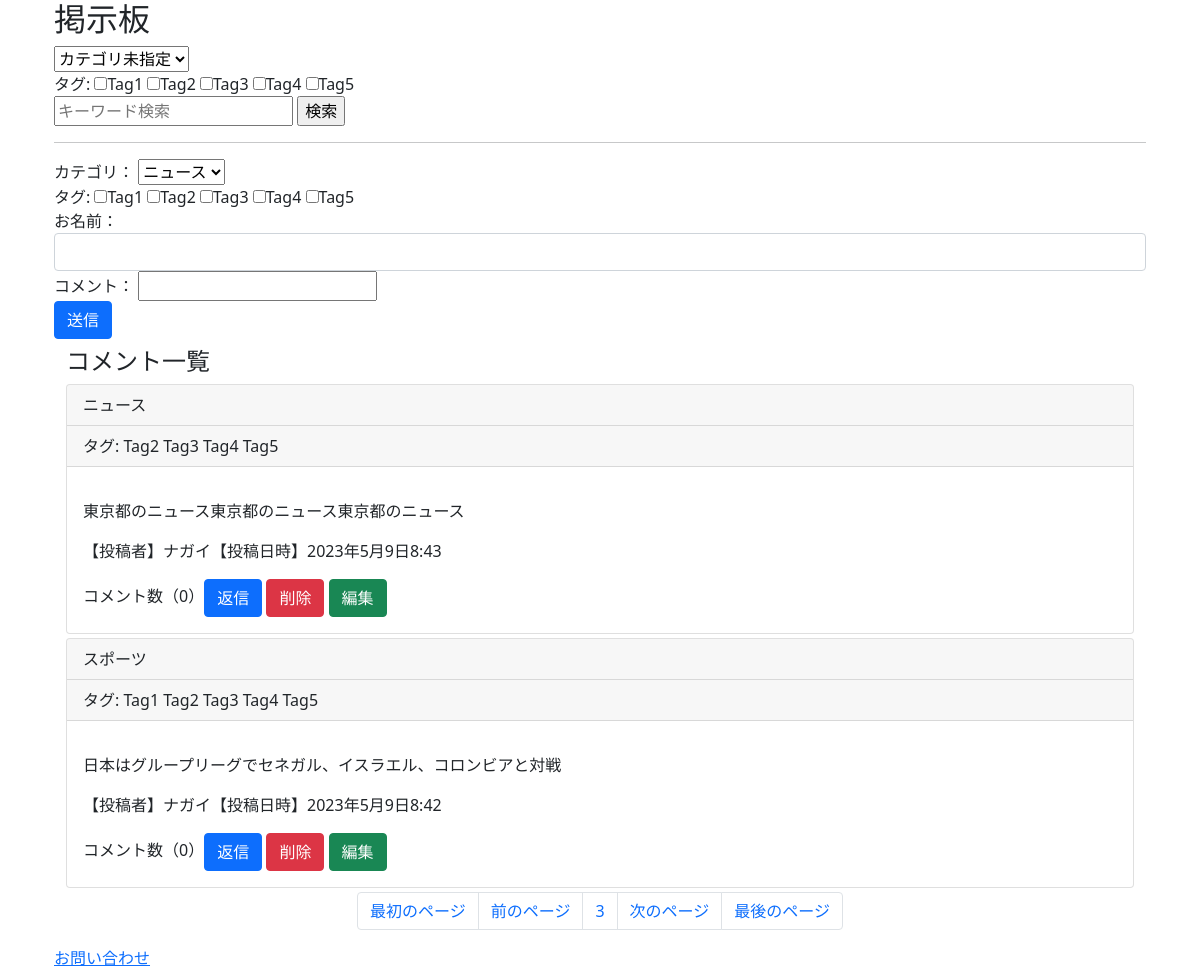
/?page=3, run on the app's committed database.
### bbs/models.py (models this page shows, shortened)
class Tag(models.Model):
    name = models.CharField(verbose_name='タグ名', max_length=20)

class Topic(models.Model):
    category = models.ForeignKey(Category, verbose_name='カテゴリ', on_delete=models.CASCADE, null=True, blank=True)
    tag = models.ManyToManyField(Tag, verbose_name='タグ', blank=True)
    comment = models.TextField(verbose_name='コメント')
    name = models.CharField(verbose_name="名前", max_length=20, default="匿名")
    created_at = models.DateTimeField(auto_now_add=True)
    def reply_amount(self):
        return Reply.objects.filter(target=self.id).count()

class Category(models.Model):
    name = models.CharField(verbose_name='カテゴリ名', max_length=20)
    def str_id(self):
        return str(self.id)
    def topic_amount(self):
        return Topic.objects.filter(category=self.id).count()
    class Meta:
        verbose_name_plural = 'Categories'

### bbs/views.py (the view, shortened to what this page needs)
class IndexView(View):
    def get(self, request, *args, **kwargs):
        query = Q()
        if 'search' in request.GET:
            words = request.GET['search'].replace(' ', '　').replace('、', '　').replace(',', '　').split('　')
            for word in words:
                if word == '':
                    continue
                query &= Q(comment__icontains=word)
        form = TopicCategoryForm(request.GET)
        if form.is_valid():
            cleaned = form.clean()  # fieldsで指定したフィールドを全て型変換{'category': Categoryのオブジェクト}
            if cleaned['category']:  # if文がないとカテゴリ未指定のデータだけ出てくる
                query &= Q(category=cleaned['category'])
        topics = Topic.objects.filter(query).order_by('-created_at')
        form = TopicTagForm(request.GET)
        if form.is_valid():
            cleaned = form.clean()
            selected_tags = cleaned['tag']
            for tag in selected_tags:
                new_topics = []
                for topic in topics:
                    if tag in topic.tag.all():
                        new_topics.append(topic)
                topics = new_topics
        paginator = Paginator(topics, 2)
        if 'page' in request.GET:
            topics = paginator.get_page(request.GET['page'])
        else:
            topics = paginator.get_page(1)
        categories = Category.objects.all()
        tags = Tag.objects.all()
        form = TopicForm
        context = {'topics': topics, 'categories': categories, 'tags': tags, 'form': form}
        return render(request, 'bbs/index.html', context)

### bbs/templatetags/param_change.py (called while the page is built)
@register.simple_tag()
def url_replace(request, key, value):
    copied = request.GET.copy()
    copied[key] = value
    return copied.urlencode()

### templates/bbs/index.html (shortened to what this page needs)
{% load param_change %}
<!DOCTYPE html>
<html lang="ja">
<head>
    <link href="https://cdn.jsdelivr.net/npm/bootstrap@5.0.2/dist/css/bootstrap.min.css" rel="stylesheet">
</head>
<body>
    <main class="container">
        <div class="container">
            <h2>掲示板</h2>
            <form method="get">
                <select name="category">
                    <option value="">カテゴリ未指定</option>
                </select>
                <div>
                    タグ:
                    {% for tag in tags %}
                    <label><input type="checkbox" name="tag" value="{{ tag.id }}">{{ tag.name }}</label>
                    {% endfor %}
                </div>
                <input type="text" name="search" placeholder="キーワード検索" value="{{ request.GET.search }}">
                <input type="submit" value="検索">
            </form>
            <hr>
            <form method="POST">
                <div class="form-group">
                    <label for="name">カテゴリ：</label>
                    <select name="category">
                        {% for category in categories %}
                        <option value="{{ category.id }}">{{ category.name }}</option>
                        {% endfor %}
                    </select>
                </div>
                <div>
                    タグ:
                    {% for tag in tags %}
                    <label><input type="checkbox" name="tag" value="{{ tag.id }}">{{ tag.name }}</label>
                    {% endfor %}
                </div>
                <div class="form-group">
                    <label for="name">お名前：</label>
                    <input type="text" class="form-control" name="name">
                </div>
                <div class="form-group">
                    <label for="comment">コメント：</label>
                    {{ form.comment }}
                </div>
                <button class="btn btn-primary" type="submit">送信</button>
            </form>
            <div class="container">
                <h4 class="my-2">コメント一覧</h4>
                {% for topic in topics %}
                <div class="card mb-1">
                    <div class="card-header">{{ topic.category.name }}</div>
                    <div class="card-header">タグ: {% for tag in topic.tag.all %}{{ tag.name }} {% endfor %}</div>
                    <div class="card-body">
                        <p class="card-text">{{ topic.comment|safe }}     【投稿者】{{ topic.name }}【投稿日時】{{ topic.created_at }}</p>
                        コメント数（{{ topic.reply_amount }}）<a class="btn btn-primary" href="{% url 'bbs:reply' topic.id %}">返信</a>
                        <form action="{% url 'bbs:topic_delete' topic.id %}" method="post" style="display:inline-block;" onsubmit="if(confirm('本当に削除しますか？')){ return true } else { return false };">
                            <input class="btn btn-danger" type="submit" value="削除">
                        </form>
                        <a class="btn btn-success" href="{% url 'bbs:topic_edit' topic.id %}">編集</a>
                    </div>
                </div>
                {% endfor %}
                <ul class="pagination justify-content-center">
                    {% if topics.has_previous %}
                    <li class="page-item"><a class="page-link" href="?{% url_replace request 'page' '1' %}">最初のページ</a></li>
                    <li class="page-item"><a class="page-link" href="?{% url_replace request 'page' topics.previous_page_number %}">前のページ</a></li>
                    {% else %}
                    <li class="page-item"><a class="page-link">最初のページ</a></li>
                    <li class="page-item"><a class="page-link">前のページ</a></li>
                    {% endif %}
                    <li class="page-item"><a class="page-link">{{ topics.number }}</a></li>
                    {% if topics.has_next %}
                    <li class="page-item"><a class="page-link" href="?{% url_replace request 'page' topics.next_page_number %}">次のページ</a></li>
                    <li class="page-item"><a class="page-link" href="?{% url_replace request 'page' topics.paginator.num_pages %}">最後のページ</a></li>
                    {% else %}
                    <li class="page-item"><a class="page-link">次のページ</a></li>
                    <li class="page-item"><a class="page-link">最後のページ</a></li>
                    {% endif %}
                </ul>
            </div>
            <a href="{% url 'bbs:contacts' %}">お問い合わせ</a>
        </div>
    </main>
</body>
</html>

### data on the page
Tag: name "Tag1"
Tag: name "Tag2"
Tag: name "Tag3"
Tag: name "Tag4"
Tag: name "Tag5"
Topic: category.name "ニュース", comment "東京都のニュース東京都のニュース東京都のニュース", name "ナガイ", created_at "2023年5月9日8:43", reply_amount "0"
Topic: category.name "スポーツ", comment "日本はグループリーグでセネガル、イスラエル、コロンビアと対戦", name "ナガイ", created_at "2023年5月9日8:42", reply_amount "0"

### other printed values
{{ topics.number }} "3"
form field category "ニュース"
